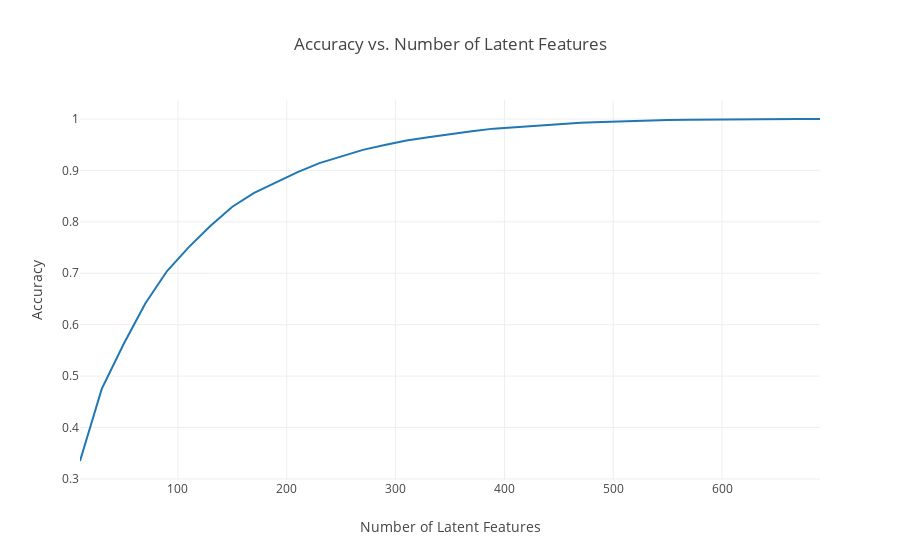

Notebook code for this chart:
### Markdown cell above
`3.` Now for the tricky part, how do we choose the number of latent features to use?  Running the below cell, you can see that as the number of latent features increases, we obtain a lower error rate on making predictions for the 1 and 0 values in the user-item matrix.  Run the cell below to get an idea of how the accuracy improves as we increase the number of latent features.

### Code cell
num_latent_feats = np.arange(10,700+10,20)
sum_errs = []

for k in num_latent_feats:
    # restructure with k latent features
    s_new, u_new, vt_new = np.diag(s[:k]), u[:, :k], vt[:k, :]

    # take dot product
    user_item_est = np.around(np.dot(np.dot(u_new, s_new), vt_new))

    # compute error for each prediction to actual value
    diffs = np.subtract(user_item_matrix, user_item_est)

    # total errors and keep track of them
    err = np.sum(np.sum(np.abs(diffs)))
    sum_errs.append(err)

trace0 = go.Scatter(
    x = num_latent_feats,
    y = 1 - np.array(sum_errs)/df.shape[0],
    mode = 'lines',
    name = 'Accuracy'
)

layout = go.Layout(title='Accuracy vs. Number of Latent Features',
                   xaxis=dict(title='Number of Latent Features'),
                   yaxis=dict(title='Accuracy'))

fig = go.Figure(data=go.Data([trace0]),layout=layout)
iplot(fig)

### Figure 1 — Plotly figure (JSON) as saved in the notebook; plotly's stock layout.template omitted (floating-point values rounded to 4 significant figures)
{"data": [{"mode": "lines", "name": "Accuracy", "type": "scatter", "uid": "b2200184-57ca-4611-a8ba-d588fb69e2b4", "x": [10, 30, 50, 70, 90, 110, 130, 150, 170, 190, 210, 230, 250, 270, 290, 310, 330, 350, 370, 390, 410, 430, 450, 470, 490, 510, 530, 550, 570, 590, 610, 630, 650, 670, 690], "y": [0.3349, 0.4752, 0.562, 0.6414, 0.7044, 0.7509, 0.7926, 0.8293, 0.8562, 0.8771, 0.8968, 0.9142, 0.9276, 0.94, 0.9494, 0.958, 0.9646, 0.9711, 0.9763, 0.9813, 0.9844, 0.9877, 0.9901, 0.9925, 0.9944, 0.996, 0.9968, 0.9979, 0.9986, 0.9991, 0.9996, 0.9997, 1.0, 1, 1]}], "layout": {"title": {"text": "Accuracy vs. Number of Latent Features"}, "xaxis": {"title": {"text": "Number of Latent Features"}}, "yaxis": {"title": {"text": "Accuracy"}}}}
